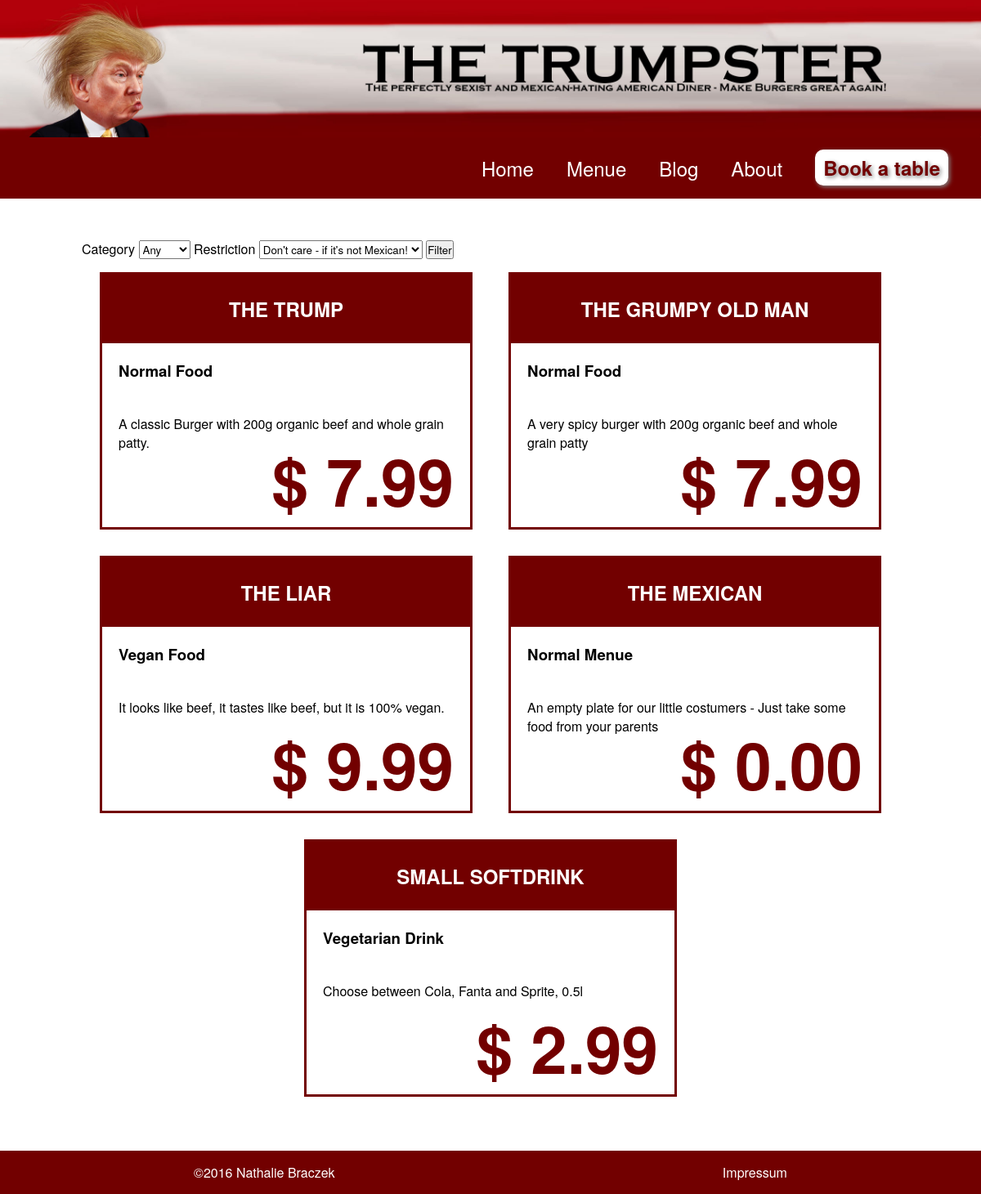
Page /src/public/menues.php on the earlier database version.
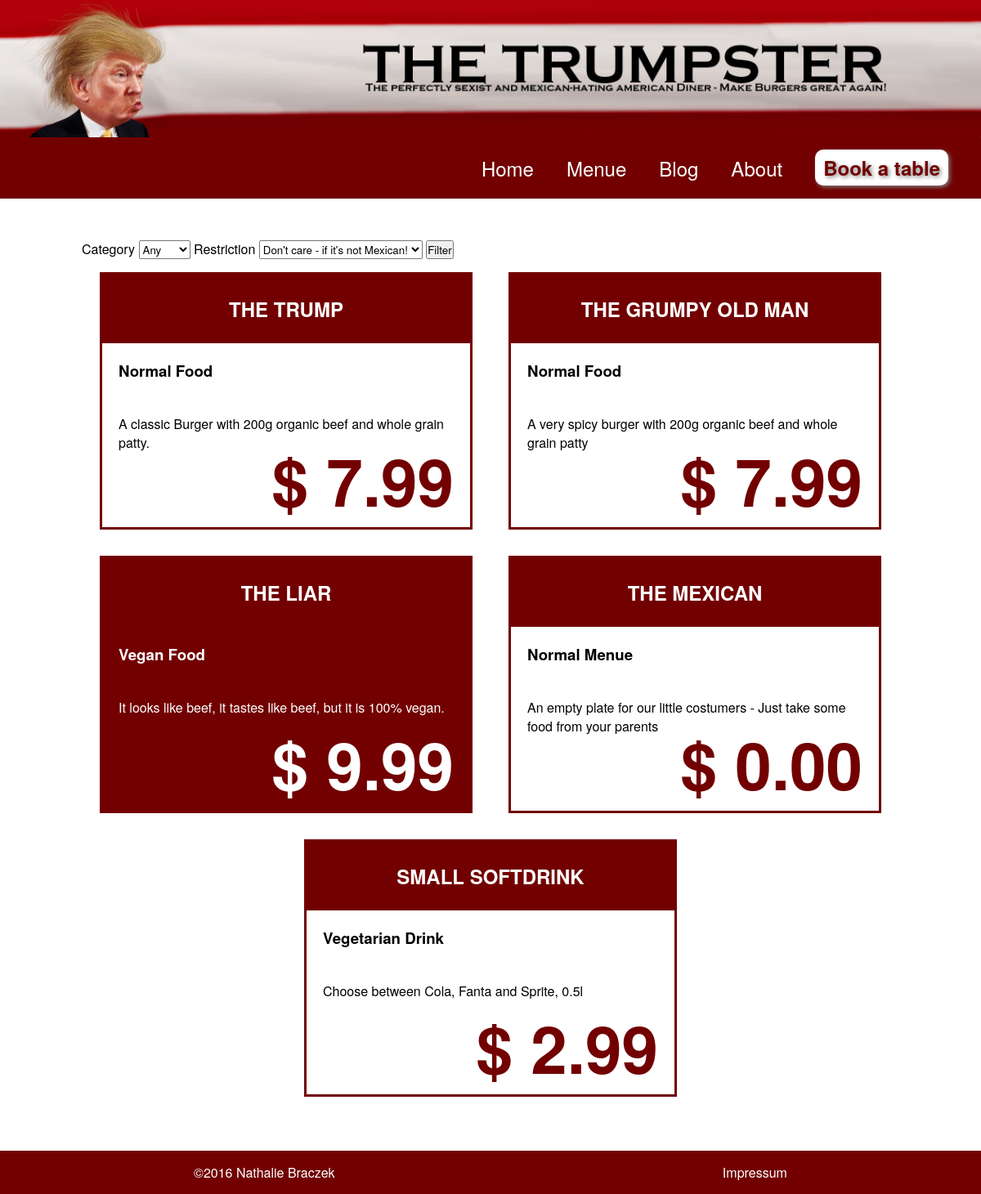
Same page on the later database version.
### tables this page shows
CREATE TABLE `products` (
  `Product_ID` int(11) NOT NULL,
  `Product_Title` varchar(64) NOT NULL,
  `Product_Description` mediumtext NOT NULL,
  `Product_Price` float NOT NULL,
  `Product_Special` tinyint(1) NOT NULL,
  `Product_Restriction` enum('Vegetarian','Vegan','Pesketarian','Normal') NOT NULL,
  `Product_Category` enum('Food','Drink','Menue','') NOT NULL,
  `Product_Votes` int(11) NOT NULL,
  `Product_Total` int(11) NOT NULL
);

### src/classes/ProductsRepo.php (called while the page is built, shortened)
<?php
class ProductsRepo
{
    private $database;
    public function __construct($database)
    {
        $this->database = $database;
    }
    public function getFiltered($category, $restiction)
    {
        $conditions   = ['1=1'];
        $conditions[] = empty($category) ? "" : "Product_Category='" . $category . "'";
        $conditions[] = empty($restiction) ? "" : "Product_Restriction='" . $restiction . "'";
        $sql    = "SELECT * FROM products WHERE " . implode(' AND ', array_filter($conditions));
        $result = mysqli_query($this->database, $sql, MYSQLI_ASSOC);
        $all = [];
        foreach ($result->fetch_all(MYSQLI_ASSOC) as $row)
        {
            $all[] = (object)$row;
        }
        return $all;
    }
}

### src/public/menues.php (the view, shortened to what this page needs)
<?php
$databaseConnection = new DatabaseConnection();
$database           = $databaseConnection->connect();
$productsRepo       = new ProductsRepo($database);
$restriction  = isset($_POST['restriction']) ? $_POST['restriction'] : null;
$category     = isset($_POST['category']) ? $_POST['category'] : null;
$products = $productsRepo->getFiltered($category, $restriction);
?>
<html>
    <head>
        <link rel="stylesheet" type="text/css" href="css/restaurantStyle.css"/>
    </head>
    <body>
        <?php include "partial/header.php"; ?>
        <div class="content">
            <form action="menues.php" method="post">
                <label for="category">Category</label>
                <select name="category" title="Category" onchange="getElementById('filter_button').click();">
                    <option value="">Any</option>
                </select>
                <label for="restriction">Restriction</label>
                <select name="restriction" title="Restriction" onchange="getElementById('filter_button').click();">
                    <option value="">Don't care - if it's not Mexican!</option>
                </select>
                <button id="filter_button" type="submit">Filter</button>
            </form>
            <div class="container">
                <?php foreach ($products as $product) : ?>
                    <div class="box<?php echo $product->Product_Special == 1 ? " special" : ""; ?>">
                        <h2 class="title"><?php echo $product->Product_Title; ?></h2>
                        <h3 class="padding"><?php echo $product->Product_Restriction . ' ' . $product->Product_Category; ?></h3>
                        <p class="padding">
                            <?php echo $product->Product_Description; ?>
                            <span class="price">$ <?php echo number_format($product->Product_Price, 2); ?></span>
                        </p>
                    </div>
                <?php endforeach; ?>
            </div>
        </div>
        <?php include "partial/footer.php"; ?>
    </body>
</html>

Differences in the rows shown:
changed products "THE LIAR": Product_Special 0 → 1 (drawn)
